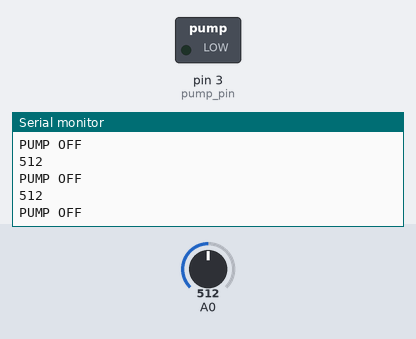
Bench run of a sketch on a simulated Arduino Uno, built with avr-gcc and run on an emulated ATmega328P. Shown: switched loads named in the sketch (green lamp = pin HIGH), the last lines printed to the serial monitor. The test bench sets the inputs (shaded band); at power-on: A0 = 512.

Above: at 1.2 s.
1.3 s: A0 set to 104
At 1.9 s:
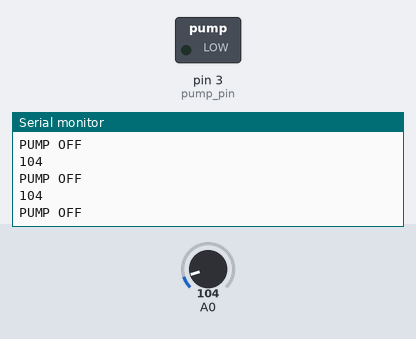
4.3 s: A0 set to 90
At 4.9 s:
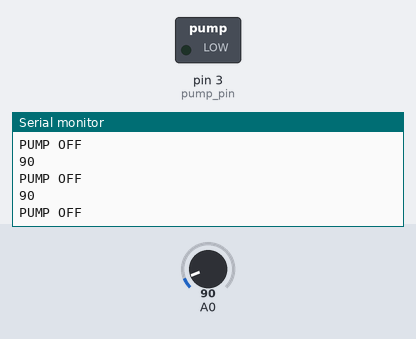
Timing chart, 0 to 7.3 s (numbered marks = the images above; inputs shaded):
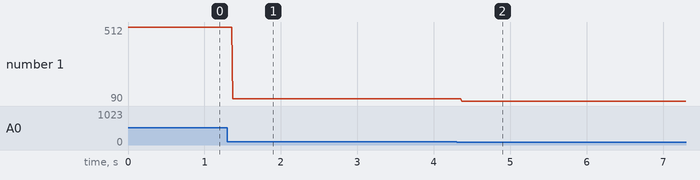

The sketch:

autoplantwater.ino
```cpp
//This function accounts for our arduino being off by a factor of 4
float adjust_by_four(float time) {
  return time/4;
}

int pump_pin = 3;
int soil_dry_threshold = 2140; //Any measurement above this will be considered dry
int time_btwn_measurement = adjust_by_four(30000);
int watering_duration = adjust_by_four(2000);


void setup() {
  // First we want to setup our pump
  pinMode(pump_pin, OUTPUT);
  Serial.begin(9600);

}

void loop() {
  // Put your main code here, to run repeatedly:
  int moisture_value = analogRead(A0); //Tells our arduino to read an analog value from A0 pin
  Serial.println(moisture_value);

  if (moisture_value > soil_dry_threshold) {
    Serial.println("PUMP ON");
    digitalWrite(pump_pin, HIGH);
    delay(watering_duration);
    digitalWrite(pump_pin, LOW);
    Serial.println("PUMP OFF");
    delay(time_btwn_measurement);
  } else {
    digitalWrite(pump_pin, LOW);
    Serial.println("PUMP OFF");
  }
}
```

Measured:
- after the input at 1.3 s, the serial monitor: prints a new line after 0.07 s (image 1)
- after the input at 4.3 s, the serial monitor: prints a new line after 0.07 s (image 2)
- plotted number 1: 512 → 104 after the input at 1.3 s, 104 → 90 after the input at 4.3 s
